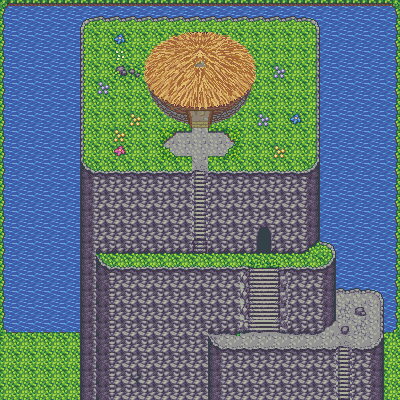

A 2D game scene composited from a Tiled map and its tileset images. What follows is a short description and the map's XML, with each tile layer's data collapsed to a summary:
An orthogonal 25x25 tile map with 16x16 px tiles, 4 tile layers (Water, floor, House Interior TILEMAP, House TIlemap), 2 tilesets.

<map version="1.0" orientation="orthogonal" renderorder="right-down" width="25" height="25" tilewidth="16" tileheight="16" nextobjectid="1">
 <tileset firstgid="1" name="AllSpritesheets" tilewidth="16" tileheight="16" tilecount="8192" columns="64">
  <image source="sprites.png" width="1024" height="2048" />
  <tile id="6083">
   <objectgroup draworder="index" />
  </tile>
  <tile id="6084">
   <objectgroup draworder="index" />
  </tile>
  <tile id="6085">
   <objectgroup draworder="index" />
  </tile>
 </tileset>
 <tileset firstgid="8193" name="Tilesheet" tilewidth="16" tileheight="16" tilecount="8192" columns="64">
  <image source="sprites.png" width="1024" height="2048" />
 </tileset>
 <layer name="Water" width="25" height="25">
  <data>[625 cells, 525 non-empty, 11 distinct tile ids]</data>
 </layer>
 <layer name="floor" width="25" height="25">
  <data>[625 cells, 412 non-empty, 53 distinct tile ids]</data>
 </layer>
 <layer name="House Interior TILEMAP" width="25" height="25">
  <data>[625 cells, 153 non-empty, 75 distinct tile ids]</data>
 </layer>
 <layer name="House TIlemap" width="25" height="25">
  <data>[625 cells, 42 non-empty, 42 distinct tile ids]</data>
 </layer>
</map>